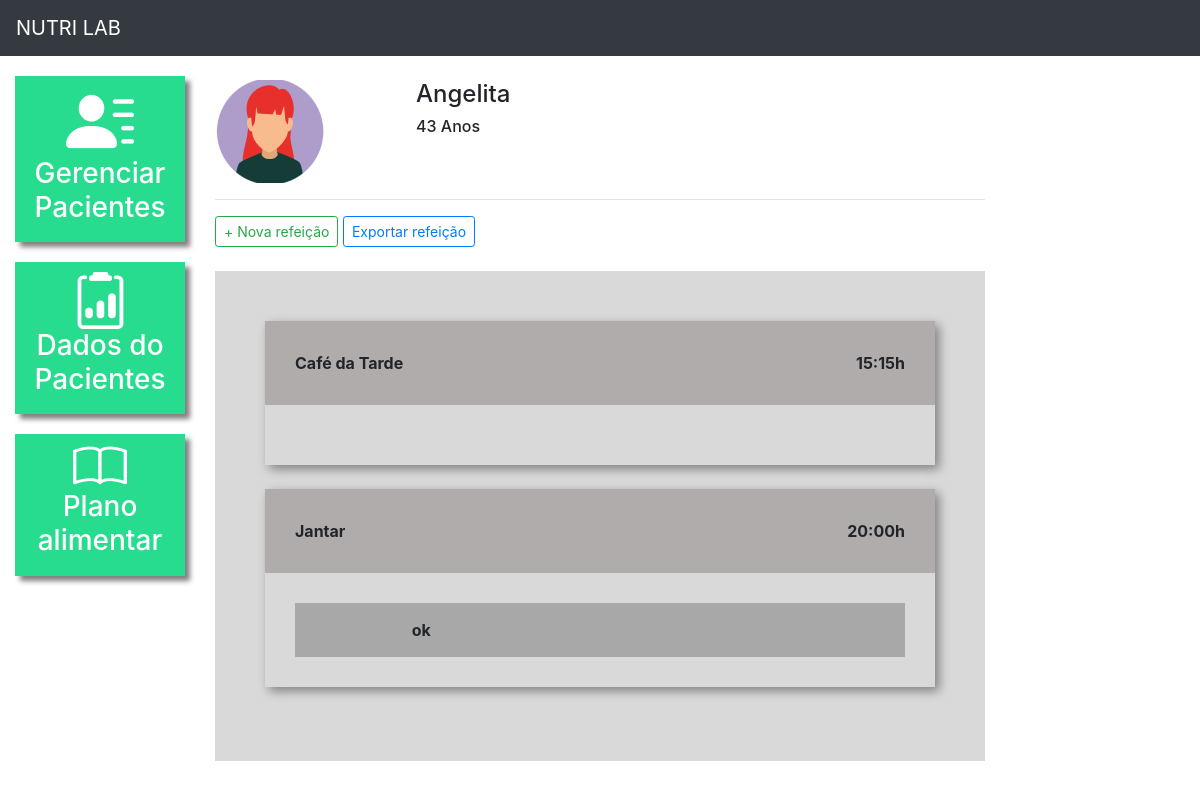
The app's page /plano_alimentar/1/ (signed in) with its own data.
### plataforma/models.py (models this page shows, shortened)
class Pacientes(models.Model):
    choices_sexo = (('F', 'Feminino'),
                    ('M', 'Masculino'))
    nome = models.CharField(max_length=50)
    sexo = models.CharField(max_length=1, choices=choices_sexo)
    idade = models.IntegerField()
    email = models.EmailField()
    telefone = models.CharField(max_length=19)
    nutri = models.ForeignKey(User, on_delete=models.CASCADE)

class Refeicao(models.Model):
    paciente = models.ForeignKey(Pacientes, on_delete=models.CASCADE)
    titulo = models.CharField(max_length=50)
    horario = models.TimeField()
    carboidratos = models.IntegerField()
    proteinas = models.IntegerField()
    gorduras = models.IntegerField()

class Opcao(models.Model):
    refeicao = models.ForeignKey(Refeicao, on_delete=models.CASCADE)
    imagem = models.ImageField(upload_to="opcao")
    descricao = models.TextField()

### plataforma/views.py (the view)
# urls.py: path('plano_alimentar/<str:id>/', views.plano_alimentar, name="plano_alimentar"),
def plano_alimentar(request, id):
    paciente = get_object_or_404(Pacientes, id=id)
    if not paciente.nutri == request.user:
        messages.add_message(request, constants.ERROR, 'Este paciente não é seu!')
        return redirect('/plano_alimentar_listar/')
    if request.method == "GET":
        refeicao = Refeicao.objects.filter(paciente=paciente).order_by('horario')
        opcao = Opcao.objects.all()
        return render(request, 'plano_alimentar.html', {'paciente': paciente, 'refeicao':refeicao, 'opcao': opcao})

### plataforma/templates/plano_alimentar.html (shortened to what this page needs)
{% extends 'base_plataforma.html' %}
{% load static %}
{% block 'plataforma' %}
<br>
<div class="row">
    <div class="col-md-3">
        {% if paciente.sexo == "M"%}
            <img src="{% static 'plataforma/img/perfil2.png' %}">
        {% else %}
            <img src="{% static 'plataforma/img/perfil1.png' %}">
        {% endif %}
    </div>
    <div class="col-md-3 dados descricao">
        <h4>{{paciente.nome}}</h4>
        <h6>{{paciente.idade}} Anos</h6>
    </div>
</div>
<hr>
<button type="button" class="btn btn-outline-success btn-sm" data-toggle="modal" data-target="#modal">
    + Nova refeição
</button>
<button type="button" class="btn btn-outline-primary btn-sm">
    Exportar refeição
</button>
<br>
<br>
<div class="fundo-alimentar">
    {% for re in refeicao %}
    <div class="refeicao">
        <div class="head-refeicao">
            <span>{{ re.titulo }}</span>
            <span style="float: right;">{{ re.horario }}h</span>
        </div>
        <div class="body-refeicao">
            {% for o1 in opcao %}
                {% if o1.refeicao == re %}
                    <div class="opcao">
                        <div class="row">
                            <div class="col-md-2">
                            </div>
                            <div class="col-md-10">
                                {{ o1.descricao }}
                            </div>
                        </div>
                    </div>
                {% endif %}
            {% endfor %}
        </div>
    </div>
    <br>
    {% endfor %}
</div>
{% endblock%}

### templates/static/plataforma/css/styles.css (style rules this page uses)
.dados { font-weight: bold; }
.descricao { margin-left: -12%; }
@media (max-width: 1300px) { .descricao { margin-left: 1px; } }

### templates/static/plataforma/css/plano_alimentar.css (style rules this page uses)
.fundo-alimentar { background-color: #D9D9D9; padding: 50px; }
.refeicao { box-shadow: 4px 4px 10px gray; }
.head-refeicao { background-color: #B0ACAC; padding: 30px; font-weight: bold; }
.body-refeicao { padding: 30px; font-weight: bold; }
.opcao { background-color: #A8A8A8; padding: 15px; }

### records on screen
Pacientes: nome "Angelita", idade "43"
Refeicao: titulo "Café da Tarde", horario "15:15"
Refeicao: titulo "Jantar", horario "20:00"
Opcao: descricao "ok"
